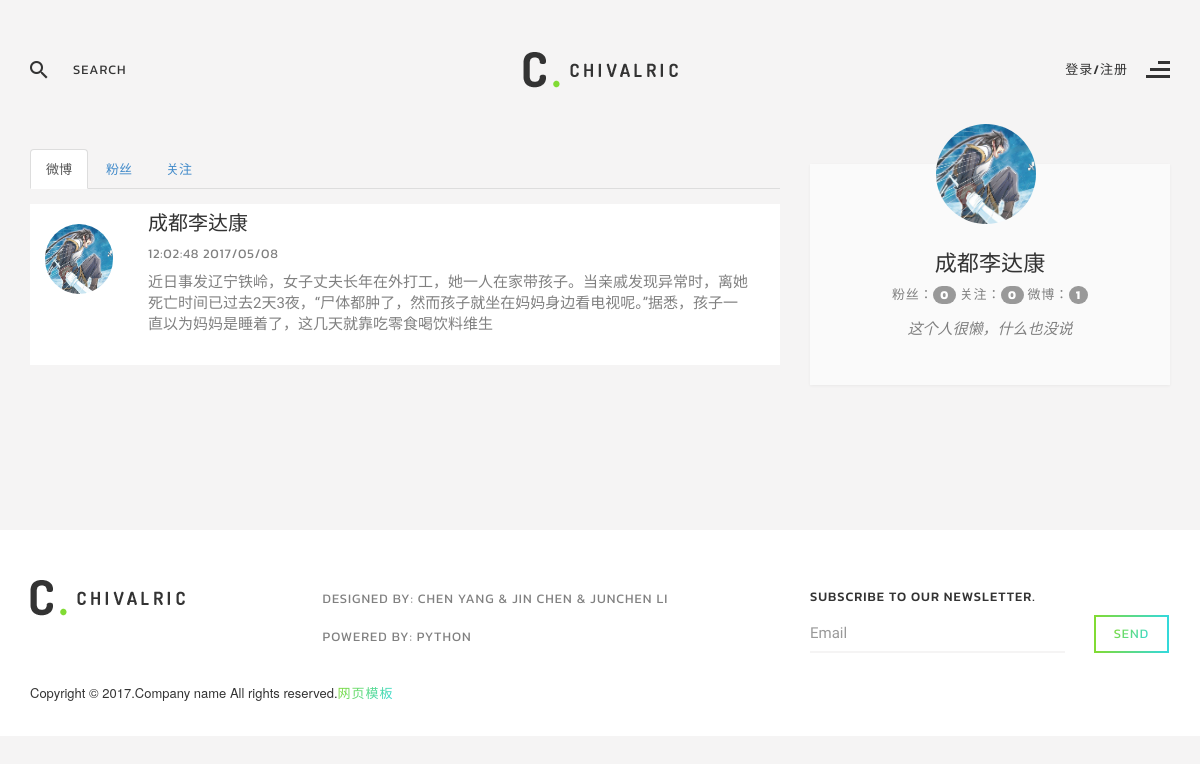
Screenshot of /成都李达康 with the database file from the repository.
### weibo/models.py (models this page shows, shortened)
class Article(db.Model):
	__tablename__ = 'articles'
	id = db.Column(db.Integer, primary_key=True)
	content = db.Column(db.String(140), nullable=False)
	timestamp = db.Column(db.DateTime, default=datetime.utcnow, index=True)
	user_id = db.Column(db.Integer, db.ForeignKey('users.id'))
	comments = db.relationship('Comment', backref='article')
	comments_number = db.Column(db.Integer, default=0)
	like = db.relationship('Like', backref='article')
	like_number = db.Column(db.Integer, default=0)

class User(UserMixin, db.Model):
	__tablename__ = 'users'
	id = db.Column(db.Integer, primary_key=True)
	email = db.Column(db.String(64), unique=True, index=True)
	username = db.Column(db.String(64), unique=True, index=True)
	password_hash = db.Column(db.String(128))
	image = db.Column(db.String(200), default='username.jpg')
	content = db.Column(db.String(200), default='这个人很懒，什么也没说')
	articles = db.relationship('Article', backref='user')
	comments = db.relationship('Comment', backref='user')
	like = db.relationship('Like', backref='user', lazy='dynamic')
	followers = db.relationship('Follow', foreign_keys=[Follow.followed_id], backref=db.backref('followed', lazy='joined'), lazy='dynamic', cascade='all, delete-orphan')
	followeds = db.relationship('Follow', foreign_keys=[Follow.follower_id], backref=db.backref('follower', lazy='joined'), lazy='dynamic', cascade='all, delete-orphan')
	@property
	def password(self):
		raise AttributeError('password is not a readable attribute')

### weibo/main/views.py (the view)
@main.route('/<username>', methods=['GET', 'POST'])
def usercenter(username, x=0):
	loginform = LoginForm()
	registerform = RegisterForm()
	x = request.args.get('x', 0)
	user = User.query.filter_by(username=username).first()
	articles = Article.query.filter_by(user_id=user.id).order_by(Article.timestamp.desc()).all()
	total = Article.query.filter_by(user_id=user.id).count()
	return render_template('userpage.html', articles=articles, total=total, user=user, loginform=loginform, registerform=registerform, func = x)

### weibo/main/forms.py (shortened to what this page needs)
class LoginForm(Form):
	email = StringField('邮箱：', validators=[Required(), Length(1, 64), Email()])
	password = PasswordField('密码：', validators=[Required()])
	remember_me = BooleanField('记住我')
	submit = SubmitField('登录')

class RegisterForm(Form):
	email = StringField('邮箱：', validators=[Required(), Length(1, 64), Email()])
	username = StringField('用户名：', validators=[
		Required(), Length(1, 64)
		])
	password =PasswordField('密码：', validators=[Required()])
	password2 = PasswordField('重复密码：', validators=[Required(), EqualTo('password', message='两次密码应一致')])
	submit = SubmitField('注册')

### weibo/templates/userpage.html (shortened to what this page needs)
﻿<!DOCTYPE html>
<html lang="en">
<head>
    <link rel="stylesheet" href="../static/css/bootstrap.min.css">
    <link rel="stylesheet" href="../static/css/font-awesome.min.css">
    <link rel="stylesheet" href="../static/vendors/owl-carousel/assets/owl.carousel.css">
    <link rel="stylesheet" href="../static/vendors/magnific-popup/magnific-popup.css">
    <link rel="stylesheet" href="../static/vendors/flexslider/flexslider.css">
    <link href="../static/bootstrap3/css/bootstrap.css" rel="stylesheet" />
    <link href="../static/css/login-register.css" rel="stylesheet" />
    <link rel="stylesheet" href="http://netdna.bootstrapcdn.com/font-awesome/4.0.3/css/font-awesome.css">
    <link href="../static/css/style.css" rel="stylesheet">
    <link href="../static/css/theme/green.css" rel="stylesheet">
</head>
<body class="home">
    <header class="row transparent white header1" data-spy="affix" data-offset-top="0" id="header">
        <div class="container">
            <div class="row top-header">
                <div class="col-sm-4 search-form-col">
                    <form action="#" method="get" class="search-form">
                        <div class="input-group">
                            <span class="input-group-addon"><img src="../static/images/search-icon-dark.png" alt=""></span>
                            <input type="search" class="form-control" placeholder="search">
                        </div>
                    </form>
                </div>
                <div class="col-sm-4 logo-col text-center">
                    <a href="/"><img src="../static/images/logo-black-green.png" alt=""></a>
                </div>
                <div class="col-sm-4 menu-trigger-col text-right">
                    <button class="menu-trigger black pull-right">
                    {% if current_user.is_authenticated %}
                    <span class="active-page">more</span>
                    {% else %}
                    <span class="active-page">登录/注册</span>
                    {% endif %}
                    <img src="../static/images/menu-align-dark.png" alt="" class="icon-burger">
                </button>
                </div>
            </div>
        </div>
    </header>
    <section class="row content-wrap">
        <div class="container">
            <h2 class="page-title text-center">&nbsp;</h2>
            <div class="row">
                <div class="col-md-8 single-post-contents">
                    <ul class="nav nav-tabs" id="myDDD">
                        <li role="presentation" class="active" id="n-"><a href="#articles" data-toggle="tab">微博</a></li>
                        <li role="presentation"><a href="#followers" data-toggle="tab">粉丝</a></li>
                        <li role="presentation" id="n+"><a href="#followeds" data-toggle="tab">关注</a></li>
                    </ul>
                    <div class="tab-content">
                        <div class="tab-pane fade in active" id="articles">
                            {% for article in articles %}
                                <article class="single-post-content row m0 post">
                                    <div class="media comment">
                                        <div class="media-left">
                                            <a href="/{{ article.user.username }}"><img src="../static/images/touxiang/{{ article.user.image }}" alt="" class="img-circle" width="70" height="70"></a>
                                        </div>
                                        <div class="media-body">
                                        <div style="width: 600px; word-wrap: break-word;">
                                            <h4><a href="#">{{ article.user.username }}</a></h4>
                                            <h5><a href="#" class="date">{{ moment(article.timestamp).format('HH:mm:ss YYYY/MM/DD') }}</a> </h5>
                                            <a href="/content/{{ article.id }}"><p>{{ article.content }}</p></a>
                                        </div>
                                        </div>
                                    </div>
                                </article>
                            {% endfor %}
                        </div>
                    </div>
                </div>
                <div class="col-md-4 sidebar">
                    <aside class="row m0 widget-author widget">
                        <div class="widget-author-inner row">
                            <div class="author-avatar row">
                                <a href="#"><img src="../static/images/touxiang/{{ user.image }}" alt="" class="img-circle" width="100" height="100"></a>
                            </div>
                            <a href="#">
                                <h2 class="author-name">{{ user.username }}</h2>
                            </a>
                            <div class="author-title">
                                粉丝：<span class="badge">{{ user.followers.count() }}</span>
                                关注：<span class="badge">{{ user.followeds.count() }}</span>
                                微博：<span class="badge">{{ total }}</span>
                            </div>
                            <p class="text-center">{{ user.content }}</p>
                        </div>
                    </aside>
                </div>
            </div>
        </div>
    </section>
    <footer class="row" id="footer">
        <div class="container">
            <div class="row top-footer">
                <div class="widget col-sm-3 widget-about">
                    <div class="row m0">
                        <a href="/"><img src="../static/images/logo-black-green.png" alt=""></a>
                    </div>
                </div>
                <div class="widget col-sm-5 widget-menu">
                    <div class="row">
                        <ul class="nav column-menu white-bg">
                            <li><a>Designed by: Chen Yang & jin chen & junchen li</a></li>
                            <li><a>Powered by: Python</a></li>
                        </ul>
                    </div>
                </div>
                <div class="widget col-sm-4 widget-subscribe">
                    <h5 class="widget-title">subscribe to our newsletter.</h5>
                    <form action="#" method="post" class="form-inline subscribe-form">
                        <div class="form-group">
                            <input type="email" class="form-control" placeholder="Email">
                        </div>
                        <button type="submit" class="btn btn-primary btn-sm"><span>send</span></button>
                    </form>
                </div>
            </div>
            <h5 class="copyright">Copyright &copy; 2017.Company name All rights reserved.<a target="_blank" href="http://sc.chinaz.com/moban/">&#x7F51;&#x9875;&#x6A21;&#x677F;</a></h5>
        </div>
    </footer>
</body>
</html>

### weibo/static/css/theme/green.css (style rules this page uses)
.btn-primary { border-left-color: #81db34; border-right-color: #34d9da; background-image: -webkit-linear-gradient(left, #81db34 0%, #34d9da 100%), -webkit-linear-gradient(left, #81db34 0%, #34d9da 100%); background-image: -moz-linear-gradient(left, #81db34 0%, #34d9da 100%), -moz-linear-gradient(left, #81db34 0%, #34d9da 100%); background-image: -o-linear-gradient(left, #81db34 0%, #34d9da 100%), -o-linear-gradient(left, #81db34 0%, #34d9da 100%); background-image: linear-gradient(to right, #81db34 0%, #34d9da 100%), linear-gradient(to right, #81db34 0%, #34d9da 100%); }
.btn-primary span { background: -webkit-linear-gradient(330deg, #81db34 0%, #34d9da 100%); -webkit-background-clip: text; -webkit-text-fill-color: transparent; color: #34d9da; }
.copyright a { background: -webkit-linear-gradient(330deg, #81db34 0%, #34d9da 100%); -webkit-background-clip: text; -webkit-text-fill-color: transparent; color: #34d9da; }

### rows the page displays
Article: user.image (picture), user.username "成都李达康", timestamp "12:02:48 2017/05/08", content "近日事发辽宁铁岭，女子丈夫长年在外打工，她一人在家带孩子。当亲戚发现异常时，离她死亡时间已过去2天3夜，“尸体都肿了，然而孩子就坐在妈妈身边看电视呢。”据悉，孩子一直以为妈妈是睡着了，这几天就靠吃零食喝饮料维生"
User: image (picture), username "成都李达康", content "这个人很懒，什么也没说"

### other values shown
{{ user.followers.count() }} "0"
{{ user.followeds.count() }} "0"
{{ total }} "1"
